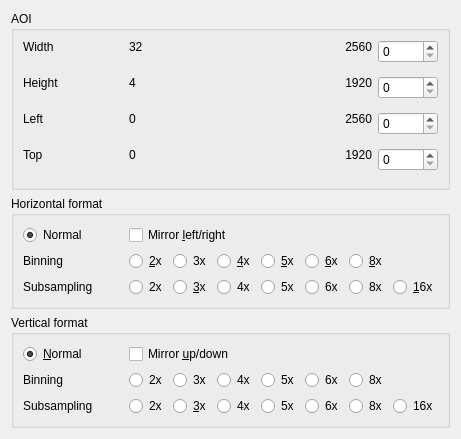
     <widget class="QWidget" name="Size">
      <attribute name="title">
       <string>Si&amp;ze</string>
      </attribute>
      <layout class="QVBoxLayout">
       <item>
        <widget class="QGroupBox" name="groupBox5">
         <property name="title">
          <string>AOI</string>
         </property>
         <layout class="QGridLayout" name="gridLayout_3">
          <item row="0" column="0">
           <layout class="QVBoxLayout">
            <item>
             <widget class="QLabel" name="textLabelWidth">
              <property name="minimumSize">
               <size>
                <width>100</width>
                <height>0</height>
               </size>
              </property>
              <property name="text">
               <string>Width</string>
              </property>
              <property name="wordWrap">
               <bool>false</bool>
              </property>
             </widget>
            </item>
            <item>
             <spacer name="spacer58">
              <property name="orientation">
               <enum>Qt::Vertical</enum>
              </property>
              <property name="sizeType">
               <enum>QSizePolicy::Expanding</enum>
              </property>
              <property name="sizeHint" stdset="0">
               <size>
                <width>20</width>
                <height>0</height>
               </size>
              </property>
             </spacer>
            </item>
           </layout>
          </item>
          <item row="0" column="1">
           <layout class="QGridLayout" name="layoutWidth">
            <item row="1" column="3">
             <widget class="QLabel" name="textMaxWidth">
              <property name="sizePolicy">
               <sizepolicy hsizetype="MinimumExpanding" vsizetype="Preferred">
                <horstretch>0</horstretch>
                <verstretch>0</verstretch>
               </sizepolicy>
              </property>
              <property name="text">
               <string>2560</string>
              </property>
              <property name="alignment">
               <set>Qt::AlignRight|Qt::AlignTrailing|Qt::AlignVCenter</set>
              </property>
              <property name="wordWrap">
               <bool>false</bool>
              </property>
             </widget>
            </item>
            <item row="2" column="2">
             <spacer name="verticalSpacer">
              <property name="orientation">
               <enum>Qt::Vertical</enum>
              </property>
              <property name="sizeHint" stdset="0">
               <size>
                <width>20</width>
                <height>16</height>
               </size>
              </property>
             </spacer>
            </item>
            <item row="1" column="0">
             <widget class="QLabel" name="textMinWidth">
              <property name="sizePolicy">
               <sizepolicy hsizetype="MinimumExpanding" vsizetype="Preferred">
                <horstretch>0</horstretch>
                <verstretch>0</verstretch>
               </sizepolicy>
              </property>
              <property name="text">
               <string>32</string>
              </property>
              <property name="alignment">
               <set>Qt::AlignLeading|Qt::AlignLeft|Qt::AlignVCenter</set>
              </property>
              <property name="wordWrap">
               <bool>false</bool>
              </property>
             </widget>
            </item>
           </layout>
          </item>
          <item row="0" column="2">
           <layout class="QVBoxLayout">
            <item>
             <widget class="QSpinBox" name="spinBoxWidth">
              <property name="minimumSize">
               <size>
                <width>60</width>
                <height>0</height>
               </size>
              </property>
              <property name="keyboardTracking">
               <bool>false</bool>
              </property>
             </widget>
            </item>
            <item>
             <spacer name="spacer57">
              <property name="orientation">
               <enum>Qt::Vertical</enum>
              </property>
              <property name="sizeType">
               <enum>QSizePolicy::Expanding</enum>
              </property>
              <property name="sizeHint" stdset="0">
               <size>
                <width>20</width>
                <height>0</height>
               </size>
              </property>
             </spacer>
            </item>
           </layout>
          </item>
          <item row="1" column="0">
           <layout class="QVBoxLayout">
            <item>
             <widget class="QLabel" name="textLabelHeight">
              <property name="minimumSize">
               <size>
                <width>100</width>
                <height>0</height>
               </size>
              </property>
              <property name="text">
               <string>Height</string>
              </property>
              <property name="wordWrap">
               <bool>false</bool>
              </property>
             </widget>
            </item>
            <item>
             <spacer name="spacer56">
              <property name="orientation">
               <enum>Qt::Vertical</enum>
              </property>
              <property name="sizeType">
               <enum>QSizePolicy::Expanding</enum>
              </property>
              <property name="sizeHint" stdset="0">
               <size>
                <width>20</width>
                <height>0</height>
               </size>
              </property>
             </spacer>
            </item>
           </layout>
          </item>
          <item row="1" column="1">
           <layout class="QGridLayout" name="layoutHeight">
            <item row="1" column="2">
             <widget class="QLabel" name="textMaxHeight">
              <property name="sizePolicy">
               <sizepolicy hsizetype="MinimumExpanding" vsizetype="Preferred">
                <horstretch>0</horstretch>
                <verstretch>0</verstretch>
               </sizepolicy>
              </property>
              <property name="text">
               <string>1920</string>
              </property>
              <property name="alignment">
               <set>Qt::AlignRight|Qt::AlignTrailing|Qt::AlignVCenter</set>
              </property>
              <property name="wordWrap">
               <bool>false</bool>
              </property>
             </widget>
            </item>
            <item row="1" column="0">
             <widget class="QLabel" name="textMinHeight">
              <property name="sizePolicy">
               <sizepolicy hsizetype="MinimumExpanding" vsizetype="Preferred">
                <horstretch>0</horstretch>
                <verstretch>0</verstretch>
               </sizepolicy>
              </property>
              <property name="text">
               <string>4</string>
              </property>
              <property name="alignment">
               <set>Qt::AlignLeading|Qt::AlignLeft|Qt::AlignVCenter</set>
              </property>
              <property name="wordWrap">
               <bool>false</bool>
              </property>
             </widget>
            </item>
            <item row="2" column="1">
             <spacer name="spacer55">
              <property name="orientation">
               <enum>Qt::Vertical</enum>
              </property>
              <property name="sizeType">
               <enum>QSizePolicy::Expanding</enum>
              </property>
              <property name="sizeHint" stdset="0">
               <size>
                <width>20</width>
                <height>16</height>
               </size>
              </property>
             </spacer>
            </item>
           </layout>
          </item>
          <item row="1" column="2">
           <layout class="QVBoxLayout">
            <item>
             <widget class="QSpinBox" name="spinBoxHeight">
              <property name="minimumSize">
               <size>
                <width>60</width>
                <height>0</height>
               </size>
              </property>
              <property name="keyboardTracking">
               <bool>false</bool>
              </property>
             </widget>
            </item>
            <item>
             <spacer name="spacer54">
              <property name="orientation">
               <enum>Qt::Vertical</enum>
              </property>
              <property name="sizeType">
               <enum>QSizePolicy::Expanding</enum>
              </property>
              <property name="sizeHint" stdset="0">
               <size>
                <width>20</width>
                <height>0</height>
               </size>
              </property>
             </spacer>
            </item>
           </layout>
          </item>
          <item row="2" column="0">
           <layout class="QVBoxLayout">
            <item>
             <widget class="QLabel" name="textLabelX">
              <property name="minimumSize">
               <size>
                <width>100</width>
                <height>0</height>
               </size>
              </property>
              <property name="text">
               <string>Left</string>
              </property>
              <property name="wordWrap">
               <bool>false</bool>
              </property>
             </widget>
            </item>
            <item>
             <spacer name="spacer52">
              <property name="orientation">
               <enum>Qt::Vertical</enum>
              </property>
              <property name="sizeType">
               <enum>QSizePolicy::Expanding</enum>
              </property>
              <property name="sizeHint" stdset="0">
               <size>
                <width>20</width>
                <height>0</height>
               </size>
              </property>
             </spacer>
            </item>
           </layout>
          </item>
          <item row="2" column="1">
           <layout class="QGridLayout" name="layoutPosX">
            <item row="2" column="5">
             <spacer name="verticalSpacer_2">
              <property name="orientation">
               <enum>Qt::Vertical</enum>
              </property>
              <property name="sizeHint" stdset="0">
               <size>
                <width>20</width>
                <height>16</height>
               </size>
              </property>
             </spacer>
            </item>
            <item row="1" column="6">
             <widget class="QLabel" name="textMaxXPos">
              <property name="sizePolicy">
               <sizepolicy hsizetype="MinimumExpanding" vsizetype="Preferred">
                <horstretch>0</horstretch>
                <verstretch>0</verstretch>
               </sizepolicy>
              </property>
              <property name="text">
               <string>2560</string>
              </property>
              <property name="alignment">
               <set>Qt::AlignRight|Qt::AlignTrailing|Qt::AlignVCenter</set>
              </property>
              <property name="wordWrap">
               <bool>false</bool>
              </property>
             </widget>
            </item>
            <item row="1" column="0">
             <widget class="QLabel" name="textMinXPos">
              <property name="sizePolicy">
               <sizepolicy hsizetype="MinimumExpanding" vsizetype="Preferred">
                <horstretch>0</horstretch>
                <verstretch>0</verstretch>
               </sizepolicy>
              </property>
              <property name="text">
               <string>0</string>
              </property>
              <property name="alignment">
               <set>Qt::AlignLeading|Qt::AlignLeft|Qt::AlignVCenter</set>
              </property>
              <property name="wordWrap">
               <bool>false</bool>
              </property>
             </widget>
            </item>
           </layout>
          </item>
          <item row="2" column="2">
           <layout class="QVBoxLayout">
            <item>
             <widget class="QSpinBox" name="spinBoxXPos">
              <property name="minimumSize">
               <size>
                <width>60</width>
                <height>0</height>
               </size>
              </property>
              <property name="keyboardTracking">
               <bool>false</bool>
              </property>
             </widget>
            </item>
            <item>
             <spacer name="spacer51">
              <property name="orientation">
               <enum>Qt::Vertical</enum>
              </property>
              <property name="sizeType">
               <enum>QSizePolicy::Expanding</enum>
              </property>
              <property name="sizeHint" stdset="0">
               <size>
                <width>20</width>
                <height>0</height>
               </size>
              </property>
             </spacer>
            </item>
           </layout>
          </item>
          <item row="4" column="0">
           <layout class="QVBoxLayout">
            <item>
             <widget class="QLabel" name="textLabelY">
              <property name="minimumSize">
               <size>
                <width>100</width>
                <height>0</height>
               </size>
              </property>
              <property name="text">
               <string>Top</string>
              </property>
              <property name="wordWrap">
               <bool>false</bool>
              </property>
             </widget>
            </item>
            <item>
             <spacer name="spacer50">
              <property name="orientation">
               <enum>Qt::Vertical</enum>
              </property>
              <property name="sizeType">
               <enum>QSizePolicy::Expanding</enum>
              </property>
              <property name="sizeHint" stdset="0">
               <size>
                <width>20</width>
                <height>0</height>
               </size>
              </property>
             </spacer>
            </item>
           </layout>
          </item>
          <item row="4" column="1">
           <layout class="QGridLayout" name="layoutPosY">
            <item row="2" column="2">
             <spacer name="verticalSpacer_4">
              <property name="orientation">
               <enum>Qt::Vertical</enum>
              </property>
              <property name="sizeHint" stdset="0">
               <size>
                <width>20</width>
                <height>16</height>
               </size>
              </property>
             </spacer>
            </item>
            <item row="1" column="3">
             <widget class="QLabel" name="textMaxYPos">
              <property name="sizePolicy">
               <sizepolicy hsizetype="MinimumExpanding" vsizetype="Preferred">
                <horstretch>0</horstretch>
                <verstretch>0</verstretch>
               </sizepolicy>
              </property>
              <property name="text">
               <string>1920</string>
              </property>
              <property name="alignment">
               <set>Qt::AlignRight|Qt::AlignTrailing|Qt::AlignVCenter</set>
              </property>
              <property name="wordWrap">
               <bool>false</bool>
              </property>
             </widget>
            </item>
            <item row="1" column="0">
             <widget class="QLabel" name="textMinYPos">
              <property name="sizePolicy">
               <sizepolicy hsizetype="MinimumExpanding" vsizetype="Preferred">
                <horstretch>0</horstretch>
                <verstretch>0</verstretch>
               </sizepolicy>
              </property>
              <property name="text">
               <string>0</string>
              </property>
              <property name="alignment">
               <set>Qt::AlignLeading|Qt::AlignLeft|Qt::AlignVCenter</set>
              </property>
              <property name="wordWrap">
               <bool>false</bool>
              </property>
             </widget>
            </item>
           </layout>
          </item>
          <item row="4" column="2">
           <layout class="QVBoxLayout">
            <item>
             <widget class="QSpinBox" name="spinBoxYPos">
              <property name="minimumSize">
               <size>
                <width>60</width>
                <height>0</height>
               </size>
              </property>
              <property name="keyboardTracking">
               <bool>false</bool>
              </property>
             </widget>
            </item>
            <item>
             <spacer name="spacer48">
              <property name="orientation">
               <enum>Qt::Vertical</enum>
              </property>
              <property name="sizeType">
               <enum>QSizePolicy::Expanding</enum>
              </property>
              <property name="sizeHint" stdset="0">
               <size>
                <width>20</width>
                <height>0</height>
               </size>
              </property>
             </spacer>
            </item>
           </layout>
          </item>
         </layout>
        </widget>
       </item>
       <item>
        <widget class="QGroupBox" name="buttonGroup6">
         <property name="enabled">
          <bool>true</bool>
         </property>
         <property name="title">
          <string>Horizontal format</string>
         </property>
         <layout class="QGridLayout">
          <item row="1" column="0">
           <widget class="QLabel" name="textLabelBinningH">
            <property name="minimumSize">
             <size>
              <width>100</width>
              <height>0</height>
             </size>
            </property>
            <property name="text">
             <string>Binning</string>
            </property>
            <property name="wordWrap">
             <bool>false</bool>
            </property>
           </widget>
          </item>
          <item row="2" column="0">
           <widget class="QLabel" name="textLabelSubsamplingH">
            <property name="minimumSize">
             <size>
              <width>100</width>
              <height>0</height>
             </size>
            </property>
            <property name="text">
             <string>Subsampling</string>
            </property>
            <property name="wordWrap">
             <bool>false</bool>
            </property>
           </widget>
          </item>
          <item row="0" column="0">
           <widget class="QRadioButton" name="radioButtonHNormal">
            <property name="text">
             <string>Normal</string>
            </property>
            <property name="checked">
             <bool>true</bool>
            </property>
           </widget>
          </item>
          <item row="0" column="1">
           <layout class="QHBoxLayout">
            <item>
             <widget class="QCheckBox" name="checkBoxLeftRight">
              <property name="enabled">
               <bool>true</bool>
              </property>
              <property name="text">
               <string>Mirror &amp;left/right</string>
              </property>
              <property name="shortcut">
               <string>Alt+L</string>
              </property>
             </widget>
            </item>
            <item>
             <spacer name="spacer46">
              <property name="orientation">
               <enum>Qt::Horizontal</enum>
              </property>
              <property name="sizeType">
               <enum>QSizePolicy::Expanding</enum>
              </property>
              <property name="sizeHint" stdset="0">
               <size>
                <width>50</width>
                <height>20</height>
               </size>
              </property>
             </spacer>
            </item>
           </layout>
          </item>
          <item row="1" column="1" rowspan="2">
           <layout class="QGridLayout" name="gridLayoutHorizontal">
            <item row="1" column="2">
             <widget class="QRadioButton" name="radioButton4xHSubsampling">
              <property name="enabled">
               <bool>true</bool>
              </property>
              <property name="text">
               <string>4x</string>
              </property>
              <property name="shortcut">
               <string/>
              </property>
             </widget>
            </item>
            <item row="1" column="0">
             <widget class="QRadioButton" name="radioButton2xHSubsampling">
              <property name="enabled">
               <bool>true</bool>
              </property>
              <property name="text">
               <string>2x</string>
              </property>
              <property name="shortcut">
               <string/>
              </property>
             </widget>
            </item>
            <item row="0" column="1">
             <widget class="QRadioButton" name="radioButton3xHBinning">
              <property name="text">
               <string>3x</string>
              </property>
              <property name="shortcut">
               <string/>
              </property>
             </widget>
            </item>
            <item row="0" column="2">
             <widget class="QRadioButton" name="radioButton4xHBinning">
              <property name="enabled">
               <bool>true</bool>
              </property>
              <property name="text">
               <string>&amp;4x</string>
              </property>
              <property name="shortcut">
               <string>Alt+4</string>
              </property>
             </widget>
            </item>
            <item row="1" column="3">
             <widget class="QRadioButton" name="radioButton5xHSubsampling">
              <property name="text">
               <string>5x</string>
              </property>
              <property name="shortcut">
               <string/>
              </property>
             </widget>
            </item>
            <item row="0" column="3">
             <widget class="QRadioButton" name="radioButton5xHBinning">
              <property name="text">
               <string>&amp;5x</string>
              </property>
              <property name="shortcut">
               <string>Alt+5</string>
              </property>
             </widget>
            </item>
            <item row="1" column="1">
             <widget class="QRadioButton" name="radioButton3xHSubsampling">
              <property name="text">
               <string>&amp;3x</string>
              </property>
              <property name="shortcut">
               <string>Alt+3</string>
              </property>
             </widget>
            </item>
            <item row="0" column="0">
             <widget class="QRadioButton" name="radioButton2xHBinning">
              <property name="enabled">
               <bool>true</bool>
              </property>
              <property name="text">
               <string>&amp;2x</string>
              </property>
              <property name="shortcut">
               <string>Alt+2</string>
              </property>
             </widget>
            </item>
            <item row="0" column="4">
             <widget class="QRadioButton" name="radioButton6xHBinning">
              <property name="text">
               <string>&amp;6x</string>
              </property>
             </widget>
            </item>
            <item row="0" column="5">
             <widget class="QRadioButton" name="radioButton8xHBinning">
              <property name="text">
               <string>&amp;8x</string>
              </property>
             </widget>
            </item>
            <item row="1" column="4">
             <widget class="QRadioButton" name="radioButton6xHSubsampling">
              <property name="text">
               <string>6x</string>
              </property>
             </widget>
            </item>
            <item row="1" column="5">
             <widget class="QRadioButton" name="radioButton8xHSubsampling">
              <property name="text">
               <string>8x</string>
              </property>
             </widget>
            </item>
            <item row="1" column="6">
             <widget class="QRadioButton" name="radioButton16xHSubsampling">
              <property name="text">
               <string>&amp;16x</string>
              </property>
             </widget>
            </item>
           </layout>
          </item>
         </layout>
        </widget>
       </item>
       <item>
        <widget class="QGroupBox" name="buttonGroup7">
         <property name="title">
          <string>Vertical format</string>
         </property>
         <layout class="QGridLayout">
          <item row="0" column="0">
           <widget class="QRadioButton" name="radioButtonVNormal">
            <property name="sizePolicy">
             <sizepolicy hsizetype="Preferred" vsizetype="Fixed">
              <horstretch>0</horstretch>
              <verstretch>0</verstretch>
             </sizepolicy>
            </property>
            <property name="minimumSize">
             <size>
              <width>100</width>
              <height>0</height>
             </size>
            </property>
            <property name="text">
             <string>&amp;Normal</string>
            </property>
            <property name="shortcut">
             <string>Alt+N</string>
            </property>
            <property name="checked">
             <bool>true</bool>
            </property>
           </widget>
          </item>
          <item row="2" column="0">
           <widget class="QLabel" name="textLabelSubsamplingV">
            <property name="minimumSize">
             <size>
              <width>100</width>
              <height>0</height>
             </size>
            </property>
            <property name="text">
             <string>Subsampling</string>
            </property>
            <property name="wordWrap">
             <bool>false</bool>
            </property>
           </widget>
          </item>
          <item row="1" column="0">
           <widget class="QLabel" name="textLabelBinningV">
            <property name="minimumSize">
             <size>
              <width>100</width>
              <height>0</height>
             </size>
            </property>
            <property name="text">
             <string>Binning</string>
            </property>
            <property name="wordWrap">
             <bool>false</bool>
            </property>
           </widget>
          </item>
          <item row="0" column="1">
           <layout class="QHBoxLayout">
            <item>
             <widget class="QCheckBox" name="checkBoxUpDown">
              <property name="sizePolicy">
               <sizepolicy hsizetype="Preferred" vsizetype="Fixed">
                <horstretch>0</horstretch>
                <verstretch>0</verstretch>
               </sizepolicy>
              </property>
              <property name="text">
               <string>Mirror &amp;up/down</string>
              </property>
              <property name="shortcut">
               <string>Alt+U</string>
              </property>
             </widget>
            </item>
            <item>
             <spacer name="spacer47">
              <property name="orientation">
               <enum>Qt::Horizontal</enum>
              </property>
              <property name="sizeType">
               <enum>QSizePolicy::Expanding</enum>
              </property>
              <property name="sizeHint" stdset="0">
               <size>
                <width>50</width>
                <height>20</height>
               </size>
              </property>
             </spacer>
            </item>
           </layout>
          </item>
          <item row="1" column="1" rowspan="2">
           <layout class="QGridLayout" name="gridLayoutVertical">
            <item row="1" column="3">
             <widget class="QRadioButton" name="radioButton5xVSubsampling">
              <property name="text">
               <string>5x</string>
              </property>
              <property name="shortcut">
               <string/>
              </property>
             </widget>
            </item>
            <item row="0" column="0">
             <widget class="QRadioButton" name="radioButton2xVBinning">
              <property name="enabled">
               <bool>true</bool>
              </property>
              <property name="sizePolicy">
               <sizepolicy hsizetype="Preferred" vsizetype="Fixed">
                <horstretch>0</horstretch>
                <verstretch>0</verstretch>
               </sizepolicy>
              </property>
              <property name="text">
               <string>2x</string>
              </property>
             </widget>
            </item>
            <item row="0" column="3">
             <widget class="QRadioButton" name="radioButton5xVBinning">
              <property name="text">
               <string>5x</string>
              </property>
              <property name="shortcut">
               <string/>
              </property>
             </widget>
            </item>
            <item row="0" column="2">
             <widget class="QRadioButton" name="radioButton4xVBinning">
              <property name="enabled">
               <bool>true</bool>
              </property>
              <property name="sizePolicy">
               <sizepolicy hsizetype="Preferred" vsizetype="Fixed">
                <horstretch>0</horstretch>
                <verstretch>0</verstretch>
               </sizepolicy>
              </property>
              <property name="text">
               <string>4x</string>
              </property>
              <property name="shortcut">
               <string/>
              </property>
             </widget>
            </item>
            <item row="1" column="0">
             <widget class="QRadioButton" name="radioButton2xVSubsampling">
              <property name="enabled">
               <bool>true</bool>
              </property>
              <property name="sizePolicy">
               <sizepolicy hsizetype="Preferred" vsizetype="Fixed">
                <horstretch>0</horstretch>
                <verstretch>0</verstretch>
               </sizepolicy>
              </property>
              <property name="text">
               <string>2x</string>
              </property>
             </widget>
            </item>
            <item row="0" column="1">
             <widget class="QRadioButton" name="radioButton3xVBinning">
              <property name="sizePolicy">
               <sizepolicy hsizetype="Preferred" vsizetype="Fixed">
                <horstretch>0</horstretch>
                <verstretch>0</verstretch>
               </sizepolicy>
              </property>
              <property name="text">
               <string>3x</string>
              </property>
             </widget>
            </item>
            <item row="1" column="2">
             <widget class="QRadioButton" name="radioButton4xVSubsampling">
              <property name="enabled">
               <bool>true</bool>
              </property>
              <property name="sizePolicy">
               <sizepolicy hsizetype="Preferred" vsizetype="Fixed">
                <horstretch>0</horstretch>
                <verstretch>0</verstretch>
               </sizepolicy>
              </property>
              <property name="text">
               <string>4x</string>
              </property>
              <property name="shortcut">
               <string/>
              </property>
             </widget>
            </item>
            <item row="1" column="1">
             <widget class="QRadioButton" name="radioButton3xVSubsampling">
              <property name="sizePolicy">
               <sizepolicy hsizetype="Preferred" vsizetype="Fixed">
                <horstretch>0</horstretch>
                <verstretch>0</verstretch>
               </sizepolicy>
              </property>
              <property name="minimumSize">
               <size>
                <width>0</width>
                <height>0</height>
               </size>
              </property>
              <property name="text">
               <string>&amp;3x</string>
              </property>
              <property name="shortcut">
               <string>Alt+3</string>
              </property>
             </widget>
            </item>
            <item row="0" column="4">
             <widget class="QRadioButton" name="radioButton6xVBinning">
              <property name="text">
               <string>6x</string>
              </property>
             </widget>
            </item>
            <item row="0" column="5">
             <widget class="QRadioButton" name="radioButton8xVBinning">
              <property name="text">
               <string>8x</string>
              </property>
             </widget>
            </item>
            <item row="1" column="4">
             <widget class="QRadioButton" name="radioButton6xVSubsampling">
              <property name="text">
               <string>6x</string>
              </property>
             </widget>
            </item>
            <item row="1" column="5">
             <widget class="QRadioButton" name="radioButton8xVSubsampling">
              <property name="text">
               <string>8x</string>
              </property>
             </widget>
            </item>
            <item row="1" column="6">
             <widget class="QRadioButton" name="radioButton16xVSubsampling">
              <property name="text">
               <string>16x</string>
              </property>
             </widget>
            </item>
           </layout>
          </item>
         </layout>
        </widget>
       </item>
      </layout>
     </widget>
